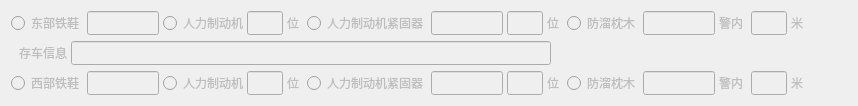
     <widget class="QWidget" name="tab_3">
      <property name="enabled">
       <bool>false</bool>
      </property>
      <attribute name="title">
       <string>第3组铁鞋</string>
      </attribute>
      <layout class="QVBoxLayout" name="verticalLayout_3">
       <item>
        <layout class="QHBoxLayout" name="horizontalLayout_11">
         <property name="spacing">
          <number>4</number>
         </property>
         <item>
          <widget class="QRadioButton" name="radioButton_13">
           <property name="minimumSize">
            <size>
             <width>72</width>
             <height>24</height>
            </size>
           </property>
           <property name="maximumSize">
            <size>
             <width>72</width>
             <height>24</height>
            </size>
           </property>
           <property name="text">
            <string>东部铁鞋</string>
           </property>
           <property name="autoExclusive">
            <bool>false</bool>
           </property>
          </widget>
         </item>
         <item>
          <widget class="QLineEdit" name="lineEdit_15">
           <property name="minimumSize">
            <size>
             <width>72</width>
             <height>24</height>
            </size>
           </property>
           <property name="maximumSize">
            <size>
             <width>72</width>
             <height>24</height>
            </size>
           </property>
          </widget>
         </item>
         <item>
          <widget class="QRadioButton" name="radioButton_14">
           <property name="minimumSize">
            <size>
             <width>80</width>
             <height>24</height>
            </size>
           </property>
           <property name="maximumSize">
            <size>
             <width>80</width>
             <height>24</height>
            </size>
           </property>
           <property name="text">
            <string>人力制动机</string>
           </property>
           <property name="autoExclusive">
            <bool>false</bool>
           </property>
          </widget>
         </item>
         <item>
          <widget class="QLineEdit" name="lineEdit_28">
           <property name="minimumSize">
            <size>
             <width>36</width>
             <height>24</height>
            </size>
           </property>
           <property name="maximumSize">
            <size>
             <width>36</width>
             <height>24</height>
            </size>
           </property>
          </widget>
         </item>
         <item>
          <widget class="QLabel" name="label_20">
           <property name="minimumSize">
            <size>
             <width>16</width>
             <height>24</height>
            </size>
           </property>
           <property name="maximumSize">
            <size>
             <width>16</width>
             <height>24</height>
            </size>
           </property>
           <property name="text">
            <string>位</string>
           </property>
           <property name="alignment">
            <set>Qt::AlignLeading|Qt::AlignLeft|Qt::AlignVCenter</set>
           </property>
          </widget>
         </item>
         <item>
          <widget class="QRadioButton" name="radioButton_15">
           <property name="minimumSize">
            <size>
             <width>120</width>
             <height>24</height>
            </size>
           </property>
           <property name="maximumSize">
            <size>
             <width>120</width>
             <height>24</height>
            </size>
           </property>
           <property name="text">
            <string>人力制动机紧固器</string>
           </property>
           <property name="autoExclusive">
            <bool>false</bool>
           </property>
          </widget>
         </item>
         <item>
          <widget class="QLineEdit" name="lineEdit_16">
           <property name="minimumSize">
            <size>
             <width>72</width>
             <height>24</height>
            </size>
           </property>
           <property name="maximumSize">
            <size>
             <width>72</width>
             <height>24</height>
            </size>
           </property>
          </widget>
         </item>
         <item>
          <widget class="QLineEdit" name="lineEdit_51">
           <property name="minimumSize">
            <size>
             <width>36</width>
             <height>24</height>
            </size>
           </property>
           <property name="maximumSize">
            <size>
             <width>36</width>
             <height>24</height>
            </size>
           </property>
          </widget>
         </item>
         <item>
          <widget class="QLabel" name="label_21">
           <property name="minimumSize">
            <size>
             <width>16</width>
             <height>24</height>
            </size>
           </property>
           <property name="maximumSize">
            <size>
             <width>16</width>
             <height>24</height>
            </size>
           </property>
           <property name="text">
            <string>位</string>
           </property>
           <property name="alignment">
            <set>Qt::AlignLeading|Qt::AlignLeft|Qt::AlignVCenter</set>
           </property>
          </widget>
         </item>
         <item>
          <widget class="QRadioButton" name="radioButton_23">
           <property name="minimumSize">
            <size>
             <width>72</width>
             <height>24</height>
            </size>
           </property>
           <property name="maximumSize">
            <size>
             <width>72</width>
             <height>24</height>
            </size>
           </property>
           <property name="text">
            <string>防溜枕木</string>
           </property>
          </widget>
         </item>
         <item>
          <widget class="QLineEdit" name="lineEdit_29">
           <property name="minimumSize">
            <size>
             <width>72</width>
             <height>24</height>
            </size>
           </property>
           <property name="maximumSize">
            <size>
             <width>72</width>
             <height>24</height>
            </size>
           </property>
          </widget>
         </item>
         <item>
          <widget class="QLabel" name="label_22">
           <property name="minimumSize">
            <size>
             <width>28</width>
             <height>24</height>
            </size>
           </property>
           <property name="maximumSize">
            <size>
             <width>28</width>
             <height>24</height>
            </size>
           </property>
           <property name="text">
            <string>警内</string>
           </property>
          </widget>
         </item>
         <item>
          <widget class="QLineEdit" name="lineEdit_17">
           <property name="minimumSize">
            <size>
             <width>36</width>
             <height>24</height>
            </size>
           </property>
           <property name="maximumSize">
            <size>
             <width>36</width>
             <height>24</height>
            </size>
           </property>
          </widget>
         </item>
         <item>
          <widget class="QLabel" name="label_23">
           <property name="minimumSize">
            <size>
             <width>16</width>
             <height>24</height>
            </size>
           </property>
           <property name="maximumSize">
            <size>
             <width>16</width>
             <height>24</height>
            </size>
           </property>
           <property name="text">
            <string>米</string>
           </property>
           <property name="alignment">
            <set>Qt::AlignLeading|Qt::AlignLeft|Qt::AlignVCenter</set>
           </property>
          </widget>
         </item>
         <item>
          <spacer name="horizontalSpacer_3">
           <property name="orientation">
            <enum>Qt::Horizontal</enum>
           </property>
           <property name="sizeHint" stdset="0">
            <size>
             <width>40</width>
             <height>20</height>
            </size>
           </property>
          </spacer>
         </item>
        </layout>
       </item>
       <item>
        <layout class="QHBoxLayout" name="horizontalLayout_12">
         <property name="spacing">
          <number>4</number>
         </property>
         <property name="leftMargin">
          <number>8</number>
         </property>
         <item>
          <widget class="QLabel" name="label_24">
           <property name="minimumSize">
            <size>
             <width>48</width>
             <height>24</height>
            </size>
           </property>
           <property name="maximumSize">
            <size>
             <width>48</width>
             <height>24</height>
            </size>
           </property>
           <property name="text">
            <string>存车信息</string>
           </property>
          </widget>
         </item>
         <item>
          <widget class="QLineEdit" name="lineEdit_18">
           <property name="minimumSize">
            <size>
             <width>480</width>
             <height>24</height>
            </size>
           </property>
           <property name="maximumSize">
            <size>
             <width>480</width>
             <height>24</height>
            </size>
           </property>
          </widget>
         </item>
         <item>
          <spacer name="horizontalSpacer_9">
           <property name="orientation">
            <enum>Qt::Horizontal</enum>
           </property>
           <property name="sizeHint" stdset="0">
            <size>
             <width>40</width>
             <height>20</height>
            </size>
           </property>
          </spacer>
         </item>
        </layout>
       </item>
       <item>
        <layout class="QHBoxLayout" name="horizontalLayout_13">
         <property name="spacing">
          <number>4</number>
         </property>
         <item>
          <widget class="QRadioButton" name="radioButton_16">
           <property name="minimumSize">
            <size>
             <width>72</width>
             <height>24</height>
            </size>
           </property>
           <property name="maximumSize">
            <size>
             <width>72</width>
             <height>24</height>
            </size>
           </property>
           <property name="text">
            <string>西部铁鞋</string>
           </property>
           <property name="autoExclusive">
            <bool>false</bool>
           </property>
          </widget>
         </item>
         <item>
          <widget class="QLineEdit" name="lineEdit_19">
           <property name="minimumSize">
            <size>
             <width>72</width>
             <height>24</height>
            </size>
           </property>
           <property name="maximumSize">
            <size>
             <width>72</width>
             <height>24</height>
            </size>
           </property>
          </widget>
         </item>
         <item>
          <widget class="QRadioButton" name="radioButton_17">
           <property name="minimumSize">
            <size>
             <width>80</width>
             <height>24</height>
            </size>
           </property>
           <property name="maximumSize">
            <size>
             <width>80</width>
             <height>24</height>
            </size>
           </property>
           <property name="text">
            <string>人力制动机</string>
           </property>
           <property name="autoExclusive">
            <bool>false</bool>
           </property>
          </widget>
         </item>
         <item>
          <widget class="QLineEdit" name="lineEdit_52">
           <property name="minimumSize">
            <size>
             <width>36</width>
             <height>24</height>
            </size>
           </property>
           <property name="maximumSize">
            <size>
             <width>36</width>
             <height>24</height>
            </size>
           </property>
          </widget>
         </item>
         <item>
          <widget class="QLabel" name="label_34">
           <property name="minimumSize">
            <size>
             <width>16</width>
             <height>24</height>
            </size>
           </property>
           <property name="maximumSize">
            <size>
             <width>16</width>
             <height>24</height>
            </size>
           </property>
           <property name="text">
            <string>位</string>
           </property>
          </widget>
         </item>
         <item>
          <widget class="QRadioButton" name="radioButton_18">
           <property name="minimumSize">
            <size>
             <width>120</width>
             <height>24</height>
            </size>
           </property>
           <property name="maximumSize">
            <size>
             <width>120</width>
             <height>24</height>
            </size>
           </property>
           <property name="text">
            <string>人力制动机紧固器</string>
           </property>
           <property name="autoExclusive">
            <bool>false</bool>
           </property>
          </widget>
         </item>
         <item>
          <widget class="QLineEdit" name="lineEdit_20">
           <property name="minimumSize">
            <size>
             <width>72</width>
             <height>24</height>
            </size>
           </property>
           <property name="maximumSize">
            <size>
             <width>72</width>
             <height>24</height>
            </size>
           </property>
          </widget>
         </item>
         <item>
          <widget class="QLineEdit" name="lineEdit_53">
           <property name="minimumSize">
            <size>
             <width>36</width>
             <height>24</height>
            </size>
           </property>
           <property name="maximumSize">
            <size>
             <width>36</width>
             <height>24</height>
            </size>
           </property>
          </widget>
         </item>
         <item>
          <widget class="QLabel" name="label_25">
           <property name="minimumSize">
            <size>
             <width>16</width>
             <height>24</height>
            </size>
           </property>
           <property name="maximumSize">
            <size>
             <width>16</width>
             <height>24</height>
            </size>
           </property>
           <property name="text">
            <string>位</string>
           </property>
          </widget>
         </item>
         <item>
          <widget class="QRadioButton" name="radioButton_24">
           <property name="minimumSize">
            <size>
             <width>72</width>
             <height>24</height>
            </size>
           </property>
           <property name="maximumSize">
            <size>
             <width>72</width>
             <height>24</height>
            </size>
           </property>
           <property name="text">
            <string>防溜枕木</string>
           </property>
          </widget>
         </item>
         <item>
          <widget class="QLineEdit" name="lineEdit_30">
           <property name="minimumSize">
            <size>
             <width>72</width>
             <height>24</height>
            </size>
           </property>
           <property name="maximumSize">
            <size>
             <width>72</width>
             <height>24</height>
            </size>
           </property>
          </widget>
         </item>
         <item>
          <widget class="QLabel" name="label_26">
           <property name="minimumSize">
            <size>
             <width>28</width>
             <height>24</height>
            </size>
           </property>
           <property name="maximumSize">
            <size>
             <width>28</width>
             <height>24</height>
            </size>
           </property>
           <property name="text">
            <string>警内</string>
           </property>
          </widget>
         </item>
         <item>
          <widget class="QLineEdit" name="lineEdit_21">
           <property name="minimumSize">
            <size>
             <width>36</width>
             <height>24</height>
            </size>
           </property>
           <property name="maximumSize">
            <size>
             <width>36</width>
             <height>24</height>
            </size>
           </property>
          </widget>
         </item>
         <item>
          <widget class="QLabel" name="label_27">
           <property name="minimumSize">
            <size>
             <width>16</width>
             <height>24</height>
            </size>
           </property>
           <property name="maximumSize">
            <size>
             <width>16</width>
             <height>24</height>
            </size>
           </property>
           <property name="text">
            <string>米</string>
           </property>
          </widget>
         </item>
         <item>
          <spacer name="horizontalSpacer_4">
           <property name="orientation">
            <enum>Qt::Horizontal</enum>
           </property>
           <property name="sizeHint" stdset="0">
            <size>
             <width>40</width>
             <height>20</height>
            </size>
           </property>
          </spacer>
         </item>
        </layout>
       </item>
      </layout>
     </widget>
